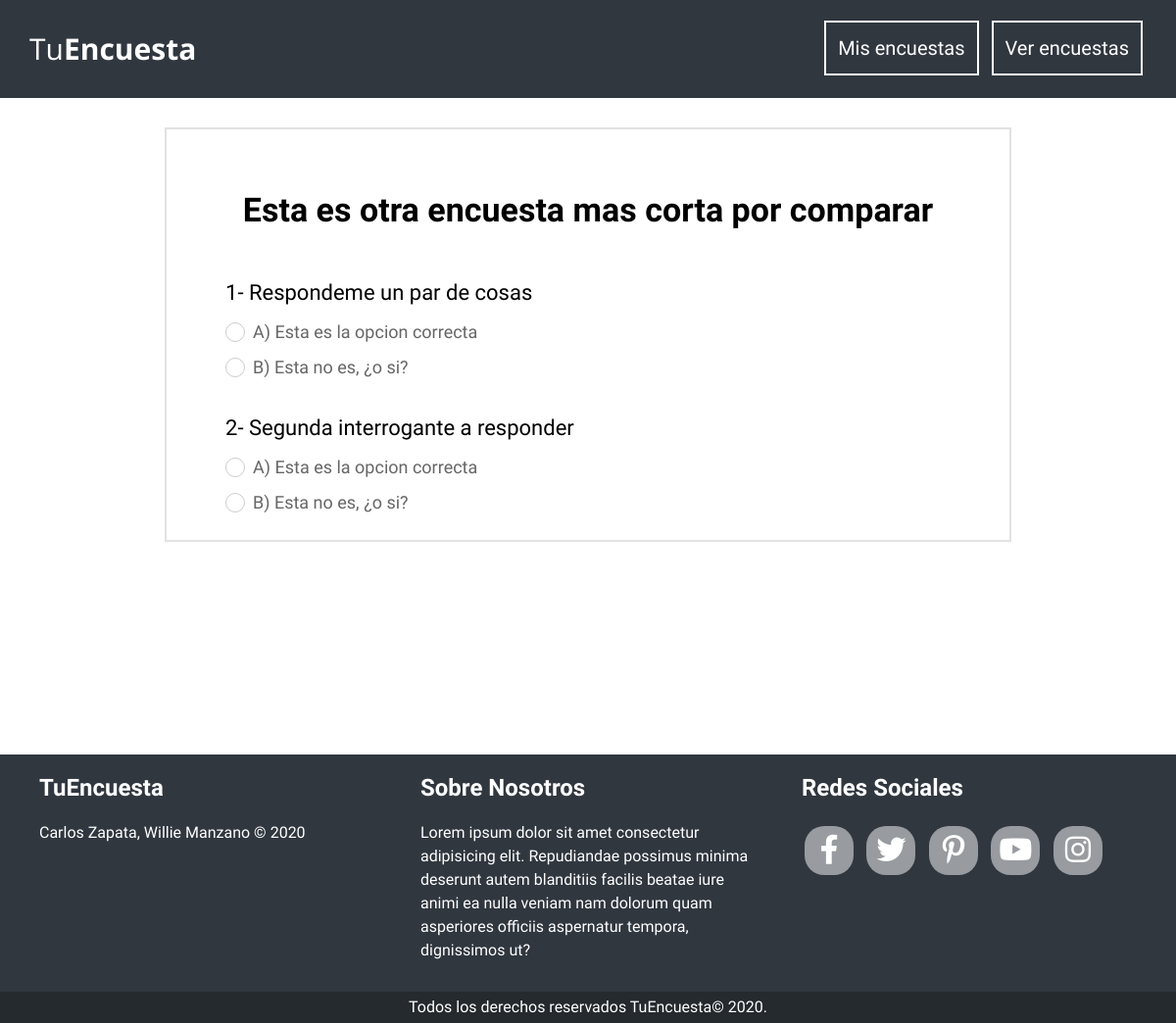
The page /encuesta.php?id=2 on the database its author committed.
### tables this page shows
CREATE TABLE `encuesta` (
  `id_encuesta` int(10) UNSIGNED NOT NULL,
  `titulo` varchar(100) NOT NULL
);

CREATE TABLE `pregunta` (
  `id_pregunta` int(10) UNSIGNED NOT NULL,
  `pregunta` varchar(100) NOT NULL,
  `id_enc_pregunta` int(10) UNSIGNED NOT NULL
);

CREATE TABLE `respuesta` (
  `id_respuesta` int(10) UNSIGNED NOT NULL,
  `respuesta` varchar(100) NOT NULL,
  `id_preg_respuesta` int(10) UNSIGNED NOT NULL,
  `conteo` int(11) DEFAULT '0'
);

### encuesta.php (the view, shortened to what this page needs)
<?php
    include_once "includes/templates/header.php";
    include_once "includes/funciones/funciones.php";
    $id = $_GET['id'];
    $sql_encuesta = mysqli_query($conn, "SELECT `titulo` FROM `encuesta` WHERE `id_encuesta`=$id");
    $row_encuesta = mysqli_fetch_assoc($sql_encuesta);
?>
<main>
    <div class="seccion contenedor parte-central">
        <div class="encuesta">
            <h2><?php echo $row_encuesta['titulo']; ?></h2>
            <form action="">
                <?php
                    $letras=['1' => 'A', '2' => 'B', '3' => 'C', '4' => 'D', '5' => 'E', '6' => 'F', '7' => 'G'];
                    $p=1;
                    $sql_pregunta = mysqli_query($conn, "SELECT `pregunta`, `id_pregunta` FROM `pregunta` WHERE `id_enc_pregunta`=$id");
                    while($row_pregunta = mysqli_fetch_assoc($sql_pregunta)){
                        $r=1;
                        echo '<div class="form-encuesta">
                            <p class="pregunta">'.$p.'- '.$row_pregunta['pregunta'].'</p>';
                        $sql_respuesta = mysqli_query($conn, "SELECT `respuesta`, `id_respuesta` FROM `respuesta` WHERE `id_preg_respuesta`=$row_pregunta[id_pregunta]");
                            while($row_respuesta = mysqli_fetch_assoc($sql_respuesta)){
                                echo '<div class="respuesta">
                                    <input type="radio" name="p'.$row_pregunta['id_pregunta'].'" id="r'.$row_respuesta['id_respuesta'].'" value="'.$row_respuesta['id_respuesta'].'">
                                    <label for="r'.$row_respuesta['id_respuesta'].'">'.$letras[$r].') '.$row_respuesta['respuesta'].'</label>
                                </div>';
                                $r++;
                            }
                        echo '</div>';
                        $p++;
                    }
                ?>
            </form>
        </div>
    </div>
</main>
<?php include_once "includes/templates/footer.php"; ?>

### css/estilos.css (style rules this page uses)
:root { --primario: #30373F; --secundario: #3a7bcc; --terciario: #009189; --oscuro: #242a2e; --gris: #757575; }
html { box-sizing: border-box; font-size: 62.5%; }
body { font-family: 'Baloo Da 2', sans-serif; font-size: 1.6rem; line-height: 2; margin: 0; max-width: 100%; }
h2 { font-size: 3.4rem; line-height: 1.4; }
@media (min-width: 768px) { h2, h3 { line-height: 2; } }
.seccion { margin-top: 2rem; margin-bottom: 2rem; }
.contenedor { width: 95%; max-width: 120rem; margin: 0 auto; }
.parte-central { border: 2px solid #e1e1e1; margin: 3rem auto; padding: 2rem .4rem; }
@media (min-width: 768px) { .parte-central { width: 80rem; padding: 2rem 3rem; } }
main { min-height: 80vh; }
.encuesta { padding: 0 1rem; line-height: 1.5; }
@media (min-width: 768px) { .encuesta { padding: 0 3rem; line-height: 2; } }
.encuesta h2 { text-align: center; }
.encuesta .form-encuesta p.pregunta { font-size: 2.2rem; margin-bottom: 0; }
.encuesta .form-encuesta .respuesta { font-size: 1.8rem; }
[type="radio"]:checked + label, [type="radio"]:not(:checked) + label { position: relative; padding-left: 28px; cursor: pointer; line-height: 20px; display: inline-block; color: #666; }
[type="radio"]:checked + label:before, [type="radio"]:not(:checked) + label:before { content: ''; position: absolute; left: 0; top: 0; width: 18px; height: 18px; border: 1px solid #ccc; border-radius: 100%; background: #fff; }
[type="radio"]:checked + label:after, [type="radio"]:not(:checked) + label:after { content: ''; width: 10px; height: 10px; background: #3cb180; position: absolute; top: 5px; left: 5px; border-radius: 100%; -webkit-transition: all 0.2s ease; transition: all 0.2s ease; }
[type="radio"]:not(:checked) + label:after { opacity: 0; -webkit-transform: scale(0); transform: scale(0); }

### rows shown on the page
encuesta: titulo "Esta es otra encuesta mas corta por comparar"
pregunta: pregunta "Respondeme un par de cosas"
respuesta: r "A", respuesta "Esta es la opcion correcta"
respuesta: r "B", respuesta "Esta no es, ¿o si?"
pregunta: pregunta "Segunda interrogante a responder"
respuesta: r "A", respuesta "Esta es la opcion correcta"
respuesta: r "B", respuesta "Esta no es, ¿o si?"
